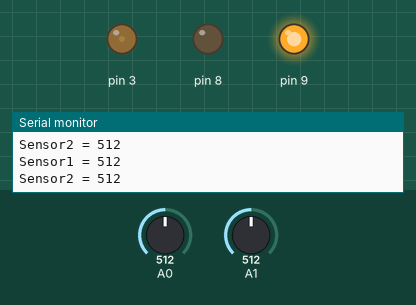
This sketch was run on a simulated Arduino Uno, built with avr-gcc and run on an emulated ATmega328P. Parts: output pins drawn as LEDs (lit = HIGH), the last lines printed to the serial monitor. The inputs (shaded band) are chosen by the test bench; at power-on: A1 = 512, A0 = 512.

Above: at 1.2 s.
1.3 s: A1 set to 716
At 2.5 s:
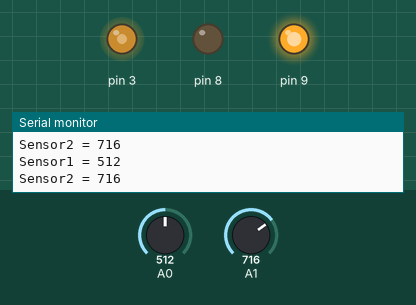
2.8 s: A0 set to 306
At 3.1 s:
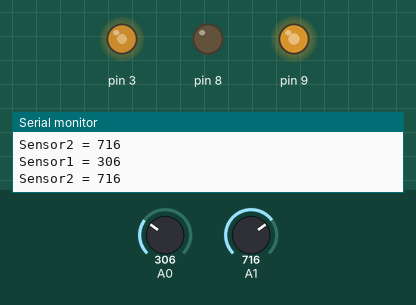
4.3 s: A0 set to 122
At 4.7 s:
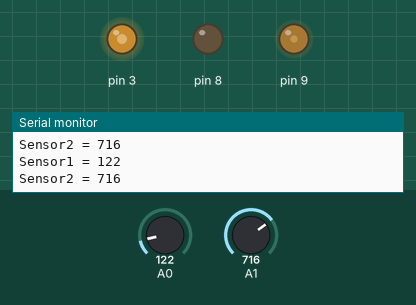
5.8 s: A1 set to 900
At 6.3 s:
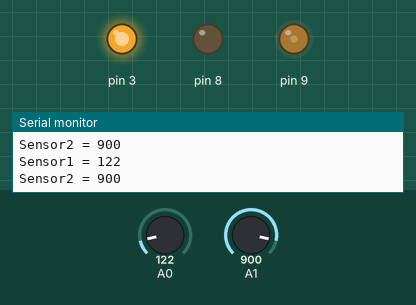
7.3 s: A0 set to 0
At 7.9 s:
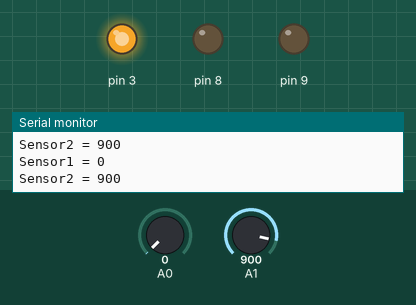
8.8 s: A1 set to 989
At 9.4 s:
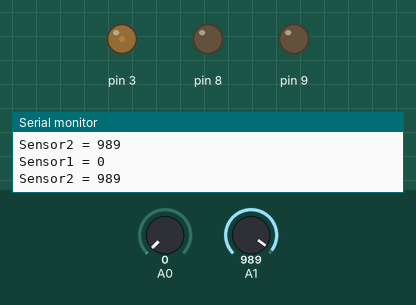
10.3 s: A1 set to 1007
Timing chart, 0 to 12.8 s (numbered marks = the images above; inputs shaded):
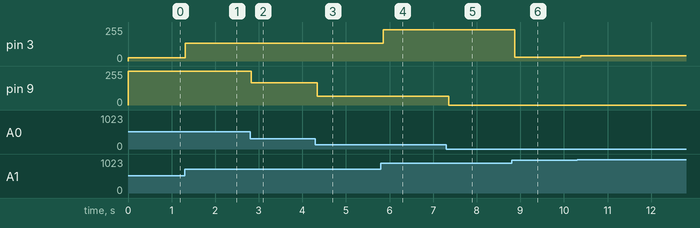

Measured:
- after the input at 1.3 s, pin 3: 24/255 → 135/255 at once
- after the input at 2.8 s, pin 9: 255/255 → 167/255 at once
- after the input at 4.3 s, pin 9: 167/255 → 66/255 at once
- after the input at 5.8 s, pin 3: 135/255 → 236/255 after 0.05 s
- after the input at 7.3 s, pin 9: 66/255 → 0/255 after 0.06 s
- after the input at 8.8 s, pin 3: 236/255 → 29/255 after 0.07 s
- after the input at 10.3 s, pin 3: 29/255 → 39/255 after 0.08 s

The sketch:

motorandforce.ino
```cpp
int sensor1 = 0, sensor2 = 0;

void setup()
{
  pinMode(A0, INPUT);
  pinMode(8, OUTPUT);
  pinMode(A1, INPUT);
  pinMode(3, OUTPUT);
  Serial.begin(9600);
}

void loop()
{
  sensor1 = analogRead(A0);
  analogWrite(9,map(sensor1,0,466,0,255));
  sensor2 = analogRead(A1);
  analogWrite(3,map(sensor2,0,466,0,255));
  delay(100); // Wait for 100 millisecond(s)
  Serial.print("Sensor1 = ");
  Serial.println(sensor1);
  Serial.print("Sensor2 = ");
  Serial.println(sensor2);
}
```
